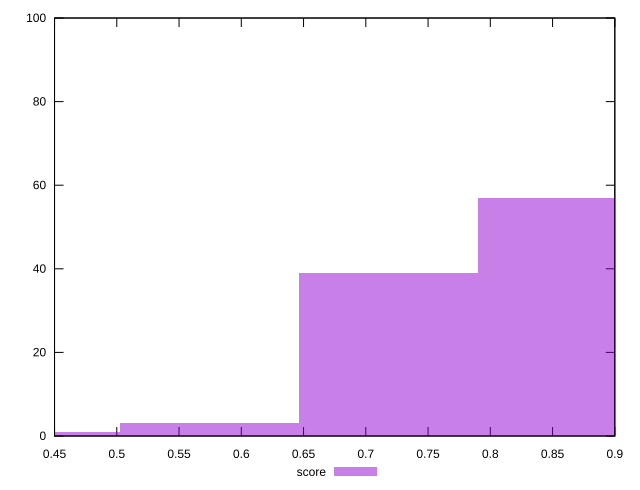

The script that saved this image:
reset

$score <<EOF
0.7185277818343674 39
0.8622333382012409 57
0.574822225467494 3
0.43111666910062046 1
EOF

set key outside below
set boxwidth 0.1437055563668735
set xrange [0.45:0.9]
set yrange [0:100]
set trange [0:100]
set style fill transparent solid 0.5 noborder
set terminal svg size 640, 490 enhanced background rgb 'white'
set output "reports/report_00027_2021-02-24T12-40-31.850Z/bootup-time/samples/astro/score/histogram.svg"

plot $score title "score" with boxes

reset
